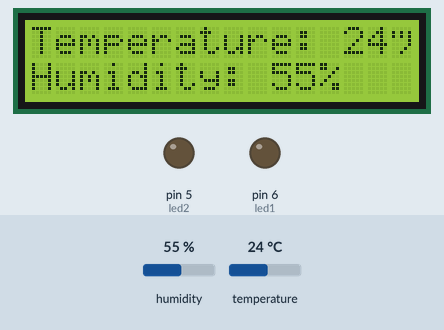
The sketch below on a simulated Arduino Uno, built with avr-gcc and run on an emulated ATmega328P. On the bench: 16×2 character LCD, output pins drawn as LEDs (lit = HIGH). The inputs (shaded band) are chosen by the test bench; at power-on: temperature 24 °C, humidity 55 %.

Above: at 1.2 s.
1.3 s: temperature set to 11 °C
At 3.1 s:
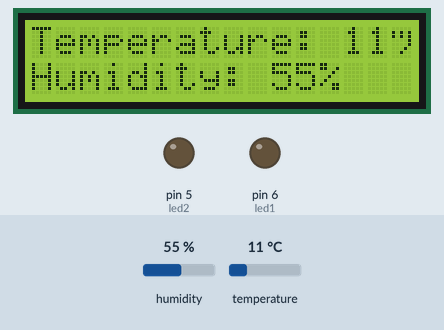
3.7 s: temperature set to 8 °C
At 5.3 s:
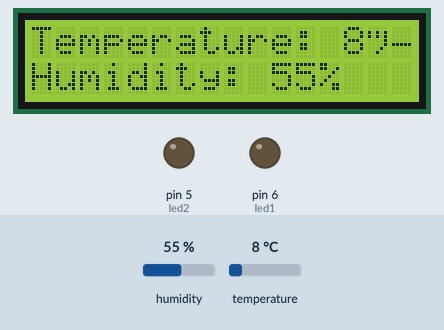
5.9 s: humidity set to 31 %
At 7.3 s:
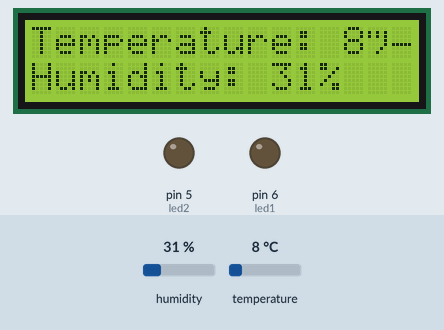
8.2 s: humidity set to 28 %
At 9.4 s:
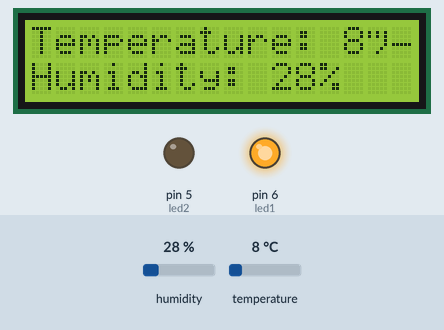
Timing chart, 0 to 11.2 s (numbered marks = the images above; inputs shaded):
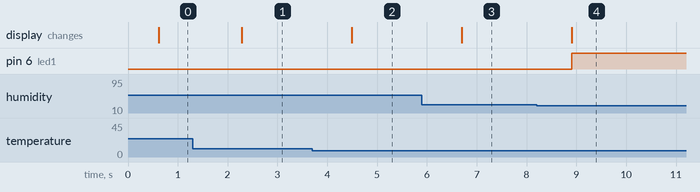

Measured:
- the behaviour switches between 10 and 9 °C on temperature (found by bisection; images 1 and 2)
- the behaviour switches between 30 and 29 % on humidity (found by bisection; images 3 and 4)
- after the input at 1.3 s, the display: changes after 0.98 s (image 1)
- after the input at 3.7 s, the display: changes after 0.79 s (image 2)
- after the input at 5.9 s, the display: changes after 0.80 s (image 3)
- after the input at 8.2 s, pin 6 (led1): LOW → HIGH after 0.71 s; the display: changes after 0.71 s (image 4)

The sketch:

TemperationHumidityDetectionSystem_march26_vol_0.19.ino
```cpp
#include <Wire.h>
#include <LiquidCrystal_I2C.h>
#include <DHT11.h>

DHT11 dht11(7);
int led1 = 6; // green
int led2 = 5; // red
LiquidCrystal_I2C lcd(0x27, 16, 2);

int temperature = 0;
int humidity = 0;

void setup() {

  pinMode(led1, OUTPUT);
  pinMode(led2, OUTPUT);

  lcd.init();
  lcd.backlight();
  Serial.begin(9600);

}

void loop() {

  int result = dht11.readTemperatureHumidity(temperature, humidity);

  // Temperature
  lcd.setCursor(0, 0);
  lcd.print("Temperature: ");
  lcd.print(temperature);
  lcd.print("°C");

  // Humidity
  lcd.setCursor(0, 1);
  lcd.print("Humidity: ");
  lcd.print(humidity);
  lcd.print("%");

  // very hot and extream heat
  if((humidity > 60) && (temperature > 35)){
    digitalWrite(led1, LOW);
    digitalWrite(led2, HIGH);
  }

  // very cold and extream cold
  else if ((humidity < 30) && (temperature < 10)){
    digitalWrite(led1, HIGH);
    digitalWrite(led2, LOW);
  }

  // normal condition
  else{
    digitalWrite(led1, LOW);
    digitalWrite(led2, LOW);
  }

}
```
